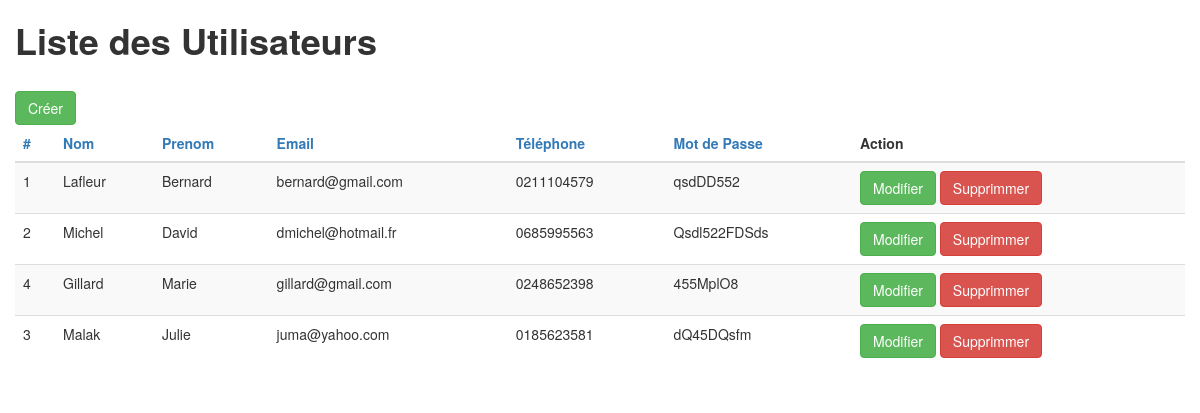
The app's page /?orderby=email with its own data.
### tables this page shows
CREATE TABLE IF NOT EXISTS `utilisateur` (
  `id` int(11) NOT NULL AUTO_INCREMENT,
  `nom` varchar(32) NOT NULL,
  `prenom` varchar(32) NOT NULL,
  `email` varchar(64) NOT NULL,
  `telephone` varchar(10) NOT NULL,
  `mdp` varchar(32) NOT NULL,
  PRIMARY KEY (`id`)
);

### index.php (called while the page is built)
<?php
require_once 'controlleur/Controlleur.php';
$controlleur = new Controlleur();
$controlleur->handleRequest();
?>

### modele/Database.php (called while the page is built, shortened)
<?php
class Database
{
	private static $dbName 	   = 'CrudUtil';
	private static $dbHost 	   = 'localhost';
	private static $dbUsername = 'root';
	private static $dbPassword = '';
	private static $conn = null;
	public static function connexion()
	{
		if (null == self::$conn)
		{
			try
			{
				self::$conn =  new PDO( "mysql:host=".self::$dbHost.";"."dbname=".self::$dbName, self::$dbUsername, self::$dbPassword);
			}
			catch(PDOException $e)
			{
				die($e->getMessage());
			}
		}
		return self::$conn;
	}
	public static function deconnexion()
	{
		self::$conn = null;
	}
}
?>

### modele/UtilisateurDao.php (called while the page is built, shortened)
<?php
require 'Database.php';
class UtilisateurDao extends Database
{
	public function selectAll($order)
	{
		$pdo = Database::connexion($order);
		$sql = $pdo->prepare("SELECT * FROM utilisateur ORDER BY $order ASC");
		$sql->execute();
		$utilisateurs = array();
		while ($obj = $sql->fetch(PDO::FETCH_OBJ))
		{
			$utilisateurs[] = $obj;
		}
		return $utilisateurs;
	}
}
?>

### modele/Utilisateur.php (called while the page is built, shortened)
<?php
require_once 'UtilisateurDao.php';
require_once 'Database.php';
class Utilisateur extends UtilisateurDao
{
	private $UtilisateurDao = null;
	public function __construct()
	{
		$this->UtilisateurDao = new UtilisateurDao();
	}
	public function getAllUtilisateurs($order)
	{
		try
		{
			$result = $this->UtilisateurDao->selectAll($order);
			return $result;
		}
		catch(Exception $e)
		{
			self::deconnexion();
			throw $e;
		}
	}
}
?>

### vue/utilisateurs.php (the view, shortened to what this page needs)
<!DOCTYPE HTML>
<html lang="en">
	<head>
		<link href="bootstrap/css/bootstrap.min.css" rel="stylesheet">
	</head>
	<body>
		<div class="container">
			<div class="row">
				<h1><strong>Liste des Utilisateurs</strong></h1>
			</div>
			<div class="row">
                                    <a href="index.php?op=nouveau" class="btn btn-success">Créer</a>
				<table class="table table-striped">
					<thead>
						<tr>
                                                    <th><a href="?orderby=id">#</th>
                                                    <th><a href="?orderby=nom">Nom</a></th>
                                                    <th><a href="?orderby=prenom">Prenom</a></th>
                                                    <th><a href="?orderby=email">Email</a></th>
                                                    <th><a href="?orderby=telephone">Téléphone</a></th>
                                                    <th><a href="?orderby=mdp">Mot de Passe</a></th>
                                                    <th>Action</th>
						</tr>
					</thead>
					<tbody>
						<?php foreach ($utilisateurs as $utilisateurs) : ?>
							<tr>
                                                            <td><?php echo htmlentities($utilisateurs->id);?></td>
								<td><?php echo htmlentities($utilisateurs->nom);  ?></td>
                                                                <td><?php echo htmlentities($utilisateurs->prenom);  ?></td>
								<td><?php echo htmlentities($utilisateurs->email); ?></td>
								<td><?php echo htmlentities($utilisateurs->telephone); ?></td>
                                                                <td><?php echo htmlentities($utilisateurs->mdp);  ?></td>
								<td>
									<a class="btn btn-success" href="index.php?op=modifier&id=<?php echo $utilisateurs->id; ?>">Modifier</a>
									<a class="btn btn-danger" href="index.php?op=supprimer&id=<?php echo $utilisateurs->id; ?>"onclick="return confirm('Êtes-vous sûr de vouloir supprimer cet utilisateur ?')">Supprimmer</a>
								</td>
							</tr>
						<?php endforeach; ?>
					</tbody>
				</table>
			</div>
		</div>
	</body>
</html>

### records on screen
utilisateur: id "1", nom "Lafleur", prenom "Bernard", email "bernard@gmail.com", telephone "0211104579", mdp "qsdDD552"
utilisateur: id "2", nom "Michel", prenom "David", email "dmichel@hotmail.fr", telephone "0685995563", mdp "Qsdl522FDSds"
utilisateur: id "4", nom "Gillard", prenom "Marie", email "gillard@gmail.com", telephone "0248652398", mdp "455MplO8"
utilisateur: id "3", nom "Malak", prenom "Julie", email "juma@yahoo.com", telephone "0185623581", mdp "dQ45DQsfm"
